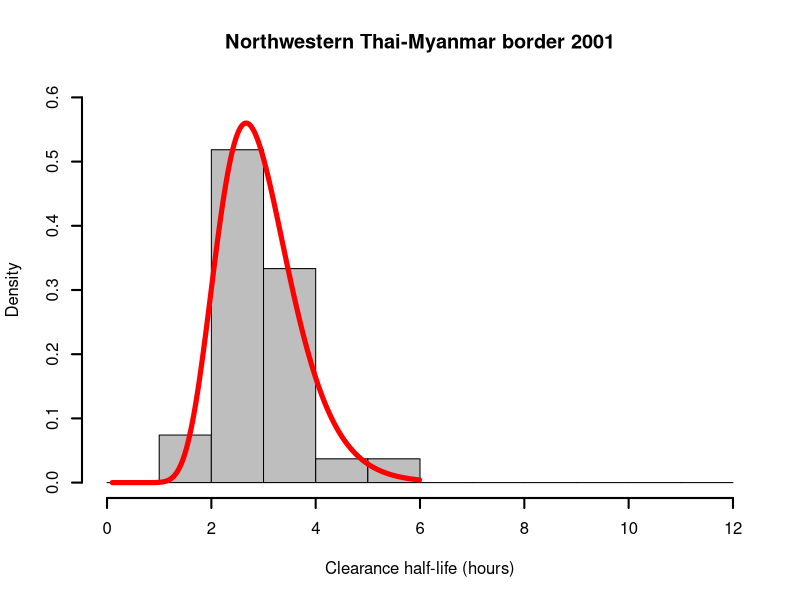
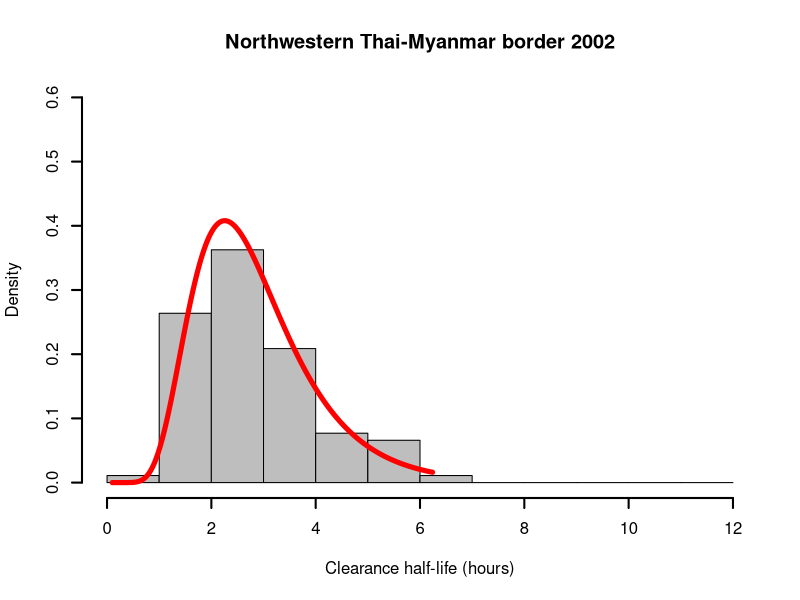
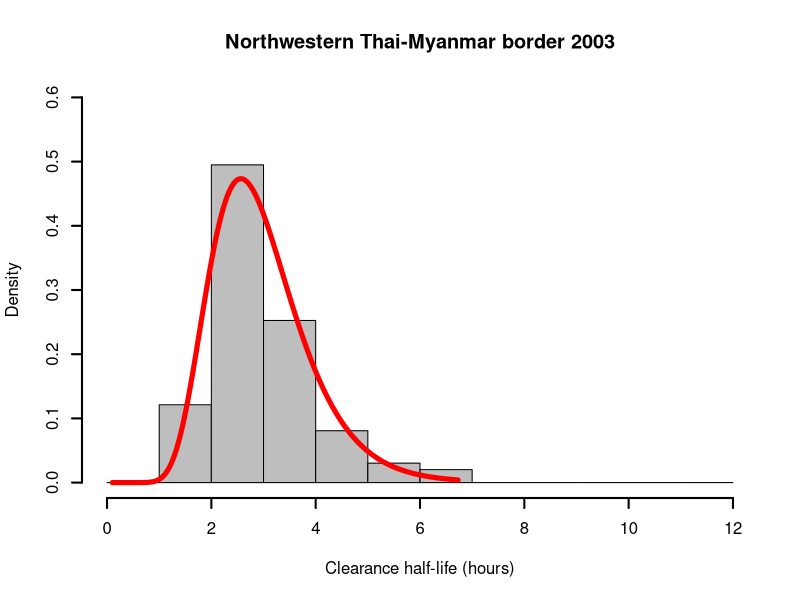
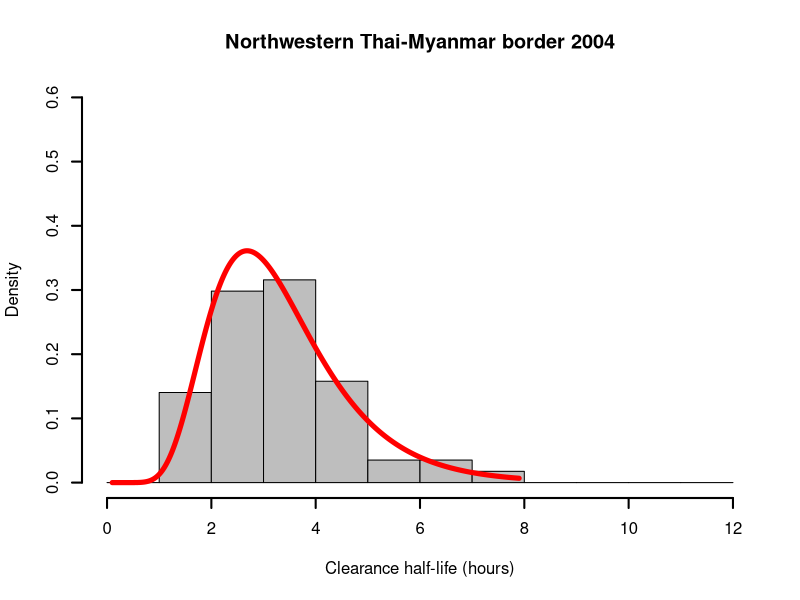
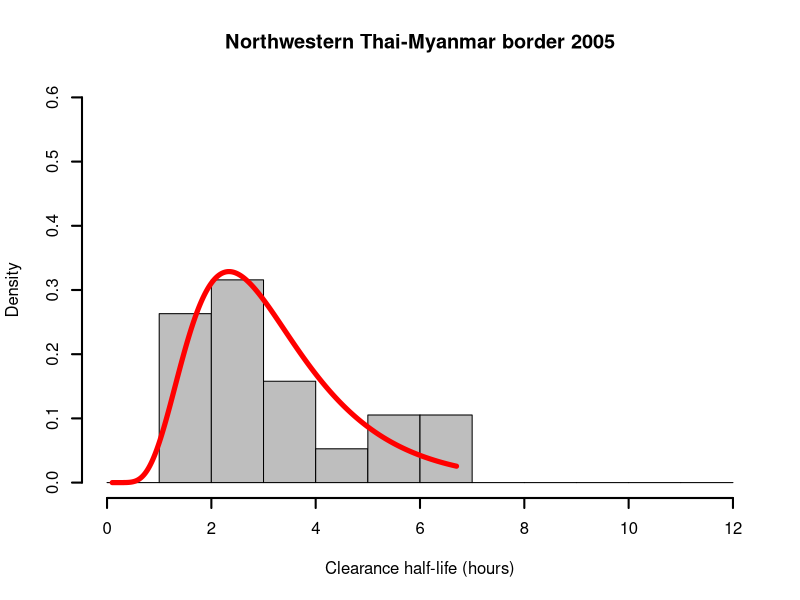
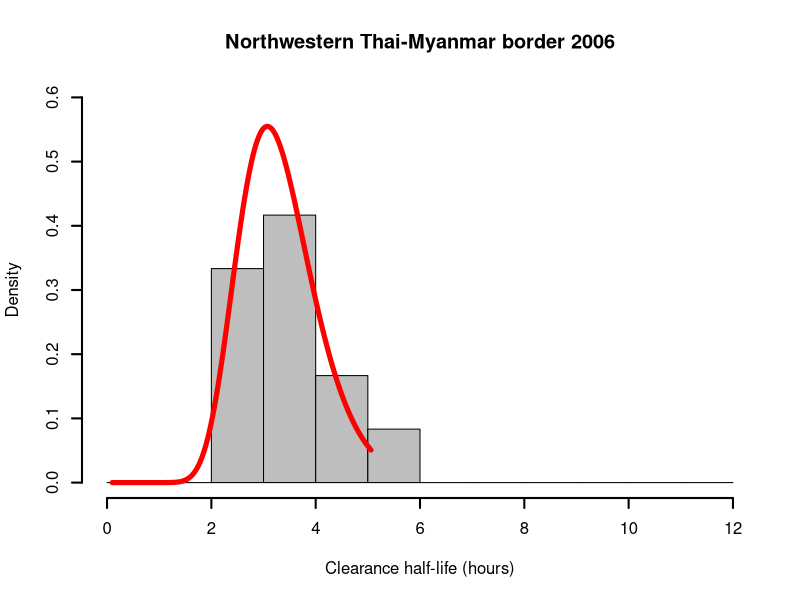
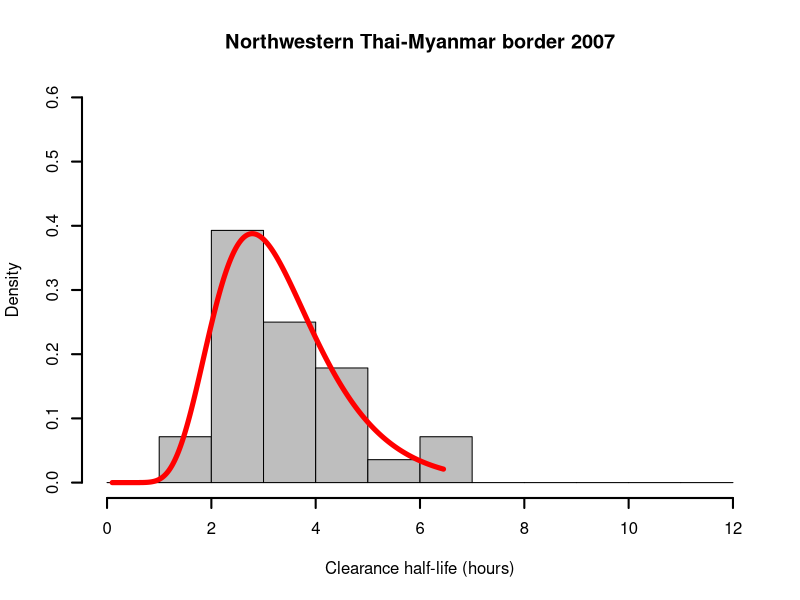
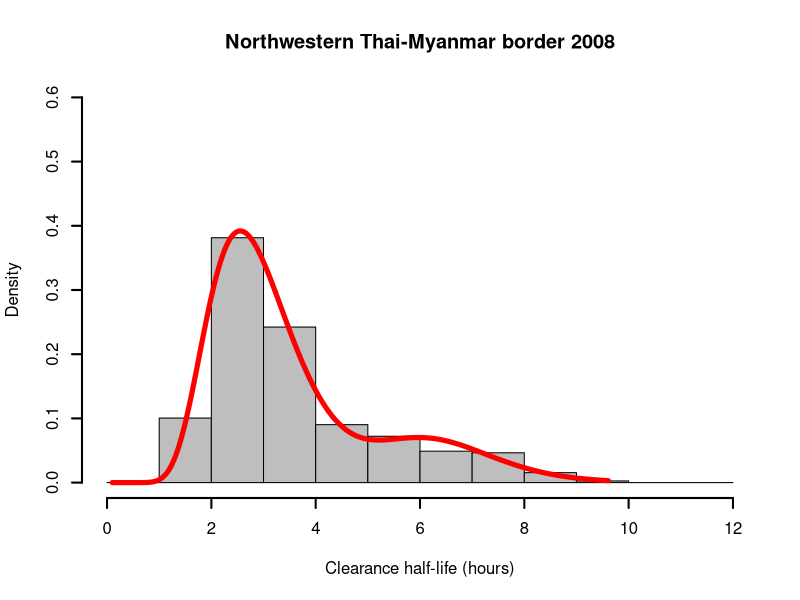

The R source for these figures, in order:
library(boot)
library(MASS)
library(segmented)
library(sm)
library(mixtools)
library(vioplot)


M<-5 #maximum number of components
pval<-0.1 #significance level for comparing models
nboot<-100 # number of iterations for bootstrap
nsim<-1000 # number of iterations for creating probaility of resistance vs HL graphs
P<-2 # use P or more samples to get geometric means and discard all other samples for permutation analysis
T<-100 # number of permutations for permutation analysis
smax=5000 # number of simulations for the day 3 postive model (must alter vector precres if smax is small)

nboot<-10 # number of iterations for bootstrap
nsim<-100 # number of iterations for creating probaility of resistance vs HL graphs
P<-2 # use P or more samples to get geometric means and discard all other samples for permutation analysis
T<-10 # number of permutations for permutation analysis
smax=100 # number of simulations for the day 3 postive model (must alter vector precres if smax is small)


#### SMRU BY YEAR ####
mixdat <-read.csv('simulated_cloneHLdata_SMRUbyyear.csv')  # only samples with clones from SMRU
N<-ncol(mixdat)-1

output.mu <- matrix(NA,nrow=M,ncol=N)
output.sigma <- matrix(NA,nrow=M,ncol=N)
output.lambda <- matrix(NA,nrow=M,ncol=N)
output.loglik <- matrix(NA,nrow=M,ncol=N)
output.mu.se <- matrix(NA,nrow=M,ncol=N)
output.sigma.se <- matrix(NA,nrow=M,ncol=N)
output.lambda.se <- matrix(NA,nrow=M,ncol=N)
AIC<-matrix(0,nrow=M,ncol=N)
AICdelta<-matrix(0,nrow=M,ncol=N)

nb<-na.omit(mixdat[,N+1])

for (i in 1:N){
	# 1 COMPONENT LOG NORMAL
	nmixdat<-na.omit(mixdat[,i])
	lmixdat<- log(nmixdat)
	xll<-fitdistr(lmixdat,"normal")
	output.loglik[1,i]<- xll$loglik
	output.mu[1,i]<-xll$estimate[1]
	output.lambda[1,i]<-1
	output.sigma[1,i]<-xll$estimate[2]
	output.mu.se[1,i]<-xll$sd[1]
	output.sigma.se[1,i]<-xll$sd[2]
	output.lambda.se[1,i]<-0
	AIC[1,i]<-2*(3*1-1)-2*output.loglik[1,i]
	AICdelta[1,i]<-0
	}
for (i in 1:N){
	nmixdat<-na.omit(mixdat[,i])
	lmixdat<- log(nmixdat)
	# >=2 COMPONENTS LOG NORMAL
	j<-1
	while((j<=M-1) && AICdelta[j,i]<=pval){
		j<-j+1
		res <- normalmixEM(lmixdat, lambda = matrix((1/j),nrow=1,ncol=j), mu = 2*(1:j)/j, sigma = 0.3*matrix(1,nrow=1,ncol=j))
		resboot <- boot.se(res, B = nboot)
		resboot[c("lambda.se", "mu.se", "sigma.se","loglik.se")]	
		output.loglik[j,i]<-res$loglik
		AIC[j,i]<-2*(3*j-1)-2*output.loglik[j,i]
    AICdelta[j,i]<-exp(-(AIC[j-1,i]-AIC[j,i])/2)
		if(AICdelta[j,i]<=pval){
		  output.mu[1:j,i]<-res$mu
      output.sigma[1:j,i]<-res$sigma
      output.lambda[1:j,i]<-res$lambda
      output.mu.se[1:j,i]<-resboot$mu.se
      output.sigma.se[1:j,i]<-resboot$sigma.se
      output.lambda.se[1:j,i]<-resboot$lambda.se			
		  }
		}
	}


##########################################################
# PLOTTING

# HISTOGRAM AND PDF
Sys.sleep(0.02)
for (ds in 1:N){
  Sys.sleep(0.02)
  nmixdat<-na.omit(mixdat[,ds])
  plam<-na.omit(output.lambda[,ds])
  pmu<-na.omit(output.mu[,ds])
  psig<-na.omit(output.sigma[,ds])
  hist(nmixdat,freq=FALSE,main = paste("Northwestern Thai-Myanmar border",2000+ds),xlab = "Clearance half-life (hours)",ylim=c(0,0.6),col="grey",lwd=2,ps=20,breaks=c(0,1,2,3,4,5,6,7,8,9,10,11,12))
  x <- seq(0.1, max(nmixdat), length=1000)

    hx<-plam[1]*dlnorm(x,meanlog=(pmu[1]),sdlog=psig[1])
    if(length(plam)>1){
      for(k in 2:length(plam)){
        hx<-hx+plam[k]*dlnorm(x,meanlog=(pmu[k]),sdlog=psig[k])
      }
    }
    lines(x,hx,col="red", lwd=5)
  Sys.sleep(0.02)
}

# PLOT MEAN OVER TIME
Sys.sleep(0.02)

vioplot(na.omit(mixdat[,1]),na.omit(mixdat[,2]), na.omit(mixdat[,3]), na.omit(mixdat[,4]), na.omit(mixdat[,5]), na.omit(mixdat[,6]), na.omit(mixdat[,7]),na.omit(mixdat[,8]), na.omit(mixdat[,9]), na.omit(mixdat[,10]), na.omit(mixdat[,11]), na.omit(mixdat[,12]),col="grey",pchMed=30)


mev1<-matrix(1,nrow=N*M,ncol=1)
mev2<-matrix(1,nrow=N*M,ncol=1)
mev3<-matrix(1,nrow=N*M,ncol=1)
for (a in 1:N){
  for (b in 1:M){
    mev1[M*(a-1)+b]<-2000+a+b/1000
    mev2[M*(a-1)+b]<-exp(output.mu[b,a])
    mev3[M*(a-1)+b]<-(output.lambda[b,a])^0.5
  }
}
dfx = data.frame(ev1=mev1, ev2=mev2, ev3=mev3)
symbols(x=dfx$ev1-2000, y=dfx$ev2, circles=dfx$ev3, inches=1/7, ann=F, bg="red", fg=NULL,xaxp = c(2001, 2015, 14),ylim=c(2,8),add=TRUE)
title(xlab = "Time (years)",ylab="Clearance half-life (hours)",ps=20)



plot(seq(2001,2012),1-output.lambda[1,],type="l",ylim=c(0,1),xlab = "Time (years)",ylab="predicted proportion resistant")
par(new=T)
pres.low<-(1-output.lambda[1,])-output.lambda.se[1,]
pres.high<-(1-output.lambda[1,])+output.lambda.se[1,]
#polygon(c(seq(2001,2012), rev(seq(2001,2012))), c(pres.high, rev(pres.low)),col = "grey80", border = "black", lty="dashed")
polygon(c(seq(2001,2012), rev(seq(2001,2012))), c(pres.high, rev(pres.low)),col = "grey80", border = NA)
par(new=T)
plot(seq(2001,2012),1-output.lambda[1,],type="l",ylim=c(0,1),xlab = "Time (years)",ylab="predicted proportion resistant",lwd=5,ps=20)
pres.med<-1-output.lambda[1,]
